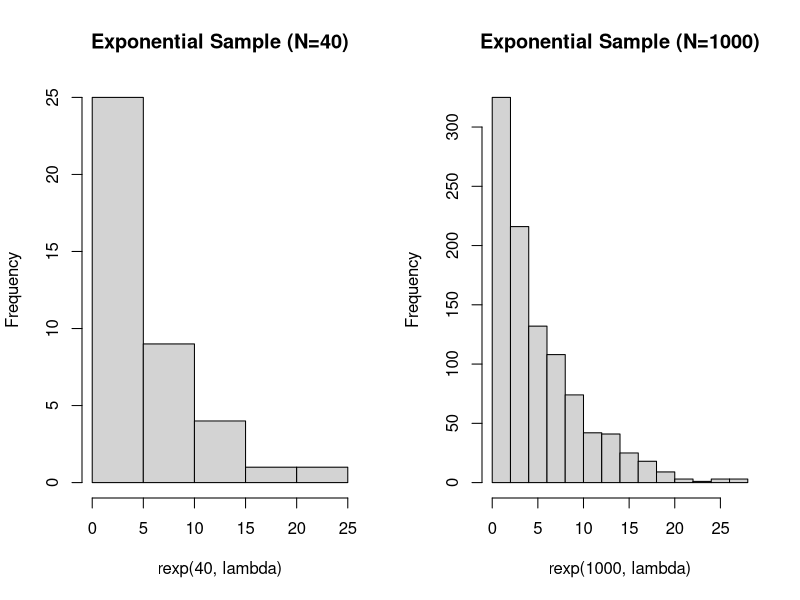
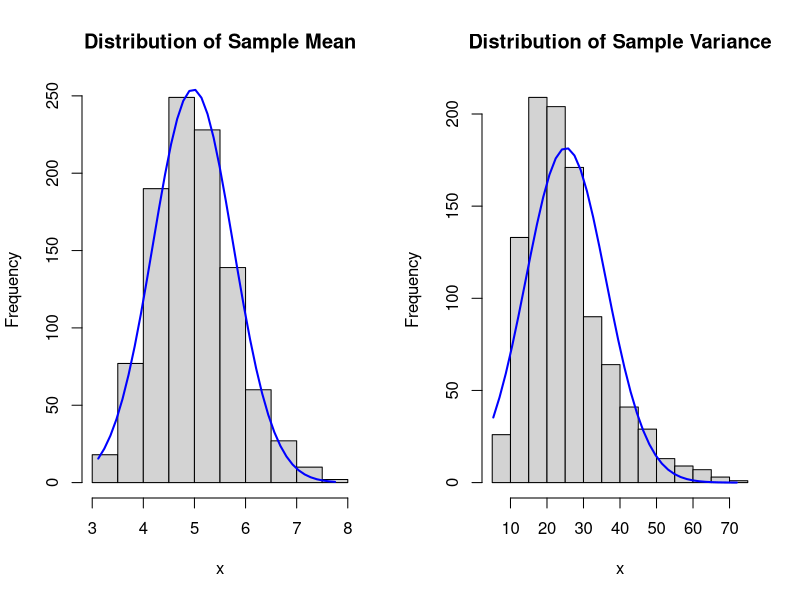

Write the R code that produced these figures, in order.
## ---- chunk 1
lambda <- 0.2
n <- 40
TheoreticalMean <- lambda^(-1)
TheoreticalVariance <- lambda^(-2)
## ---- chunk 2
SingleSample <- rexp(n, lambda)
ExponentialMeanSimulations <- sapply(1:1000, function(x) mean(rexp(n, lambda)))
ExponentialVarianceSimulations <- sapply(1:1000, function(x) var(rexp(n, lambda)))
## ---- chunk 3
par(mfrow=c(1,2))
hist(rexp(40, lambda), main='Exponential Sample (N=40)')
hist(rexp(1000, lambda), main='Exponential Sample (N=1000)')
## ---- chunk 4
par(mfrow=c(1,2))
x <- ExponentialMeanSimulations
h <- hist(x, main = 'Distribution of Sample Mean')
xfit<-seq(min(x),max(x),length=40) 
yfit<-dnorm(xfit,mean=mean(x),sd=sd(x)) 
yfit <- yfit*diff(h$mids[1:2])*length(x) 
lines(xfit, yfit, col="blue", lwd=2)

x <- ExponentialVarianceSimulations
h <- hist(x, main = 'Distribution of Sample Variance')
xfit<-seq(min(x),max(x),length=40) 
yfit<-dnorm(xfit,mean=mean(x),sd=sd(x)) 
yfit <- yfit*diff(h$mids[1:2])*length(x) 
lines(xfit, yfit, col="blue", lwd=2)
